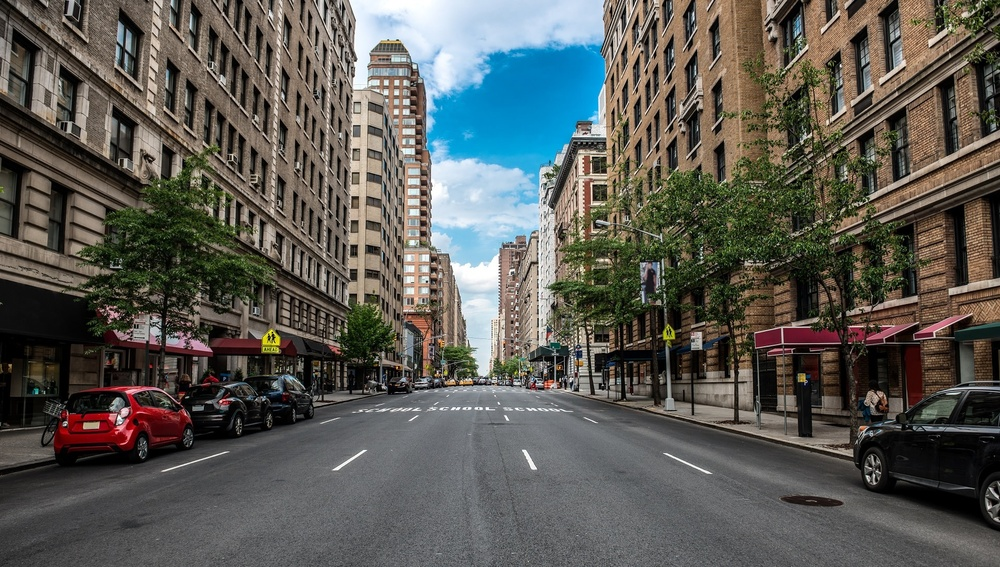
#> input picture week_1/img/image.jpg, 1000 x 567 px, shrunk from 1919 x 1089 before the run, found by its file name
$ jupyter execute practice3.ipynb
#> lines starting #> are read from the running program, lines starting #| are printed output that depends on the picture
[cell 1]
#Python program to explain cv2.imwrite() method

#importing cv2
import cv2

import os

#image path
image_path = r'C:\Users\kodya\Documents\CSC418\week_1\img\image.jpg'

#Image directory
directory = r'C:\Users\kodya\Documents\CSC418\week_1\img'

#Using cv2.imread() methos to read the image
img = cv2.imread(image_path, 0)
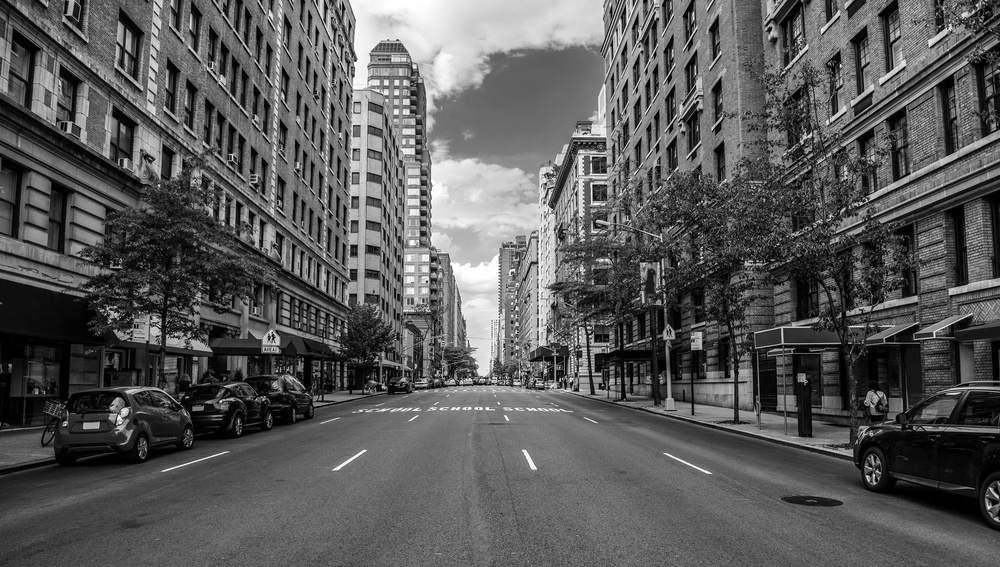
#> img: shape (567, 1000); min 0, max 255, mean 89.9

#change the current directory to specified directory
os.chdir(directory)


$ run again, with week_1/img/lagos.jpg copied over week_1/img/image.jpg
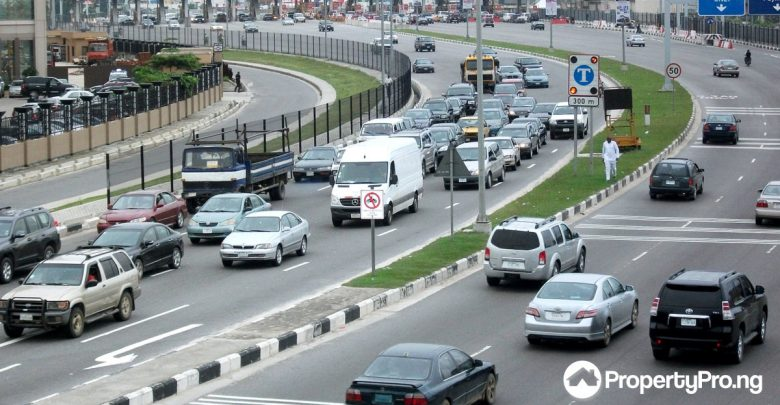
#> input picture week_1/img/lagos.jpg, 780 x 405 px, found by its file name
#> `img = cv2.imread(image_path, 0)`:
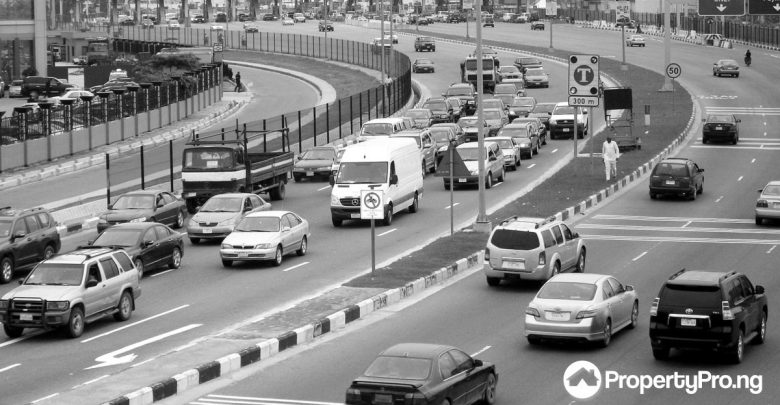
#> img: shape (405, 780); min 0, max 255, mean 132.9

$ run again, with week_1/img/sola.jpg copied over week_1/img/image.jpg
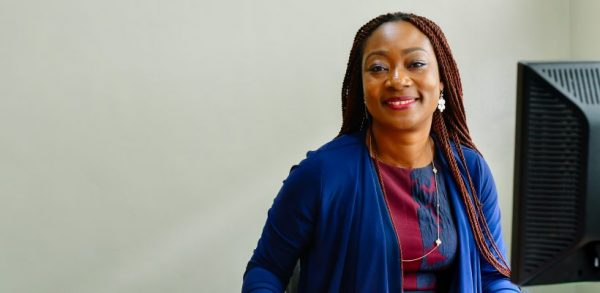
#> input picture week_1/img/sola.jpg, 600 x 293 px, found by its file name
#> `img = cv2.imread(image_path, 0)`:
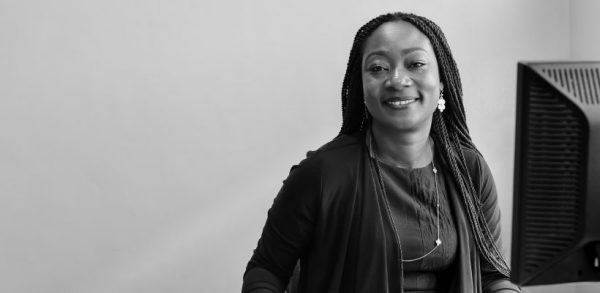
#> img: shape (293, 600); min 0, max 255, mean 138.2
